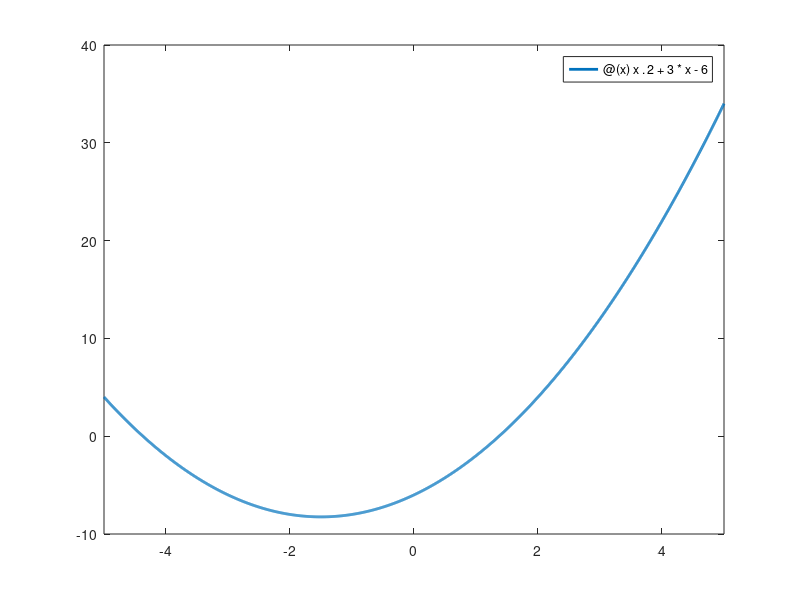

Recreate this plot in MATLAB. (Note: this script raises an error after producing the figure.)
f=@(x)x.^2+3*x-6;


fplot(f, 'LineWidth',2,'LineStyle','-')

a=0;

b=5;

%tol=1e-20;%tolleranza

%n_max=200;

%[zero, step, step_teor] = bisezione(f,a,b,tol,n_max)

epsilon=1e-4;

[x,it]=bisezioni(f,a,b,epsilon)